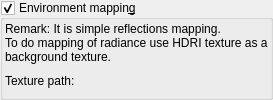
            <widget class="MyGroupBox" name="groupCheck_env_mapping_enable">
             <property name="toolTip">
              <string>&lt;html&gt;&lt;head/&gt;&lt;body&gt;&lt;p&gt;Environment mapping is an image-based lighting technique for approximating the appearance of a reflective surface by means of a precomputed texture image. The texture is used to store the image of the distant environment surrounding the rendered object.&lt;/p&gt;&lt;p&gt;To adjust effect intensity use &lt;span style=" font-style:italic;"&gt;reflection&lt;/span&gt; slider&lt;/p&gt;&lt;p&gt;&lt;br/&gt;&lt;/p&gt;&lt;/body&gt;&lt;/html&gt;</string>
             </property>
             <property name="title">
              <string>Environment mappin&amp;g</string>
             </property>
             <property name="checkable">
              <bool>true</bool>
             </property>
             <layout class="QVBoxLayout" name="verticalLayout_119">
              <property name="spacing">
               <number>2</number>
              </property>
              <property name="leftMargin">
               <number>2</number>
              </property>
              <property name="topMargin">
               <number>2</number>
              </property>
              <property name="rightMargin">
               <number>2</number>
              </property>
              <property name="bottomMargin">
               <number>2</number>
              </property>
              <item>
               <widget class="QLabel" name="label_5">
                <property name="text">
                 <string>Remark: It is simple reflections mapping.
To do mapping of radiance use HDRI texture as a background texture.</string>
                </property>
                <property name="wordWrap">
                 <bool>true</bool>
                </property>
               </widget>
              </item>
              <item>
               <layout class="QGridLayout" name="gridLayout_73">
                <property name="spacing">
                 <number>2</number>
                </property>
                <item row="0" column="0">
                 <widget class="QLabel" name="label_170">
                  <property name="text">
                   <string>Texture path:</string>
                  </property>
                 </widget>
                </item>
                <item row="0" column="1" colspan="2">
                 <widget class="FileSelectWidget" name="text_file_envmap" native="true">
                  <property name="sizePolicy">
                   <sizepolicy hsizetype="Expanding" vsizetype="Preferred">
                    <horstretch>0</horstretch>
                    <verstretch>0</verstretch>
                   </sizepolicy>
                  </property>
                  <property name="toolTip">
                   <string>&lt;html&gt;&lt;head/&gt;&lt;body&gt;&lt;p&gt;File-path to reflection map image .&lt;/p&gt;&lt;p&gt;To use animated textures (image sequences), replace numbers by '%' symbol. Example: If sequence of images is as showed below: &lt;br/&gt;texture0001.jpg&lt;br/&gt;texture0002.jpg&lt;br/&gt;etc&lt;/p&gt;&lt;p&gt;Then use following file name: texture%%%%.jpg&lt;br/&gt;This tells the program to treat this as not a single image but as a sequence of images with 4 digit index.&lt;/p&gt;&lt;/body&gt;&lt;/html&gt;</string>
                  </property>
                 </widget>
                </item>
               </layout>
              </item>
             </layout>
            </widget>
